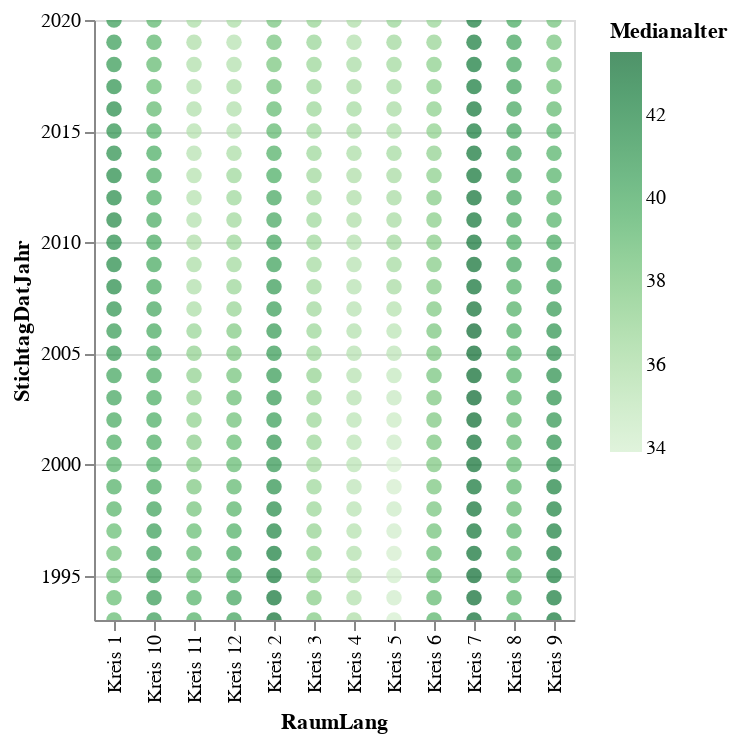

Notebook cell for this chart:
### Code cell
alt.Chart(mySelection).mark_circle(size=60).encode(
    x='RaumLang',
    y='StichtagDatJahr',
    #color='AnzNat',
    #color=alt.Color('AnzNat', scale=alt.Scale(scheme='dark2')),
    color=alt.Color('Medianalter', scale=alt.Scale(scheme='greens')),
    tooltip=['RaumLang','StichtagDatJahr','Medianalter']
).interactive() # this makes the axes interactive: now you can zoom & pan

### Figure 1 — Vega-Lite specification as saved in the notebook (floating-point values rounded to 4 significant figures; data arrays with more than 128 entries replaced by an {"elided": "..."} marker saying what was removed)
{"config": {"view": {"continuousWidth": 400, "continuousHeight": 300}}, "data": {"name": "data-9640cad05433a07a8d1f2f79d1401087"}, "mark": {"type": "circle", "size": 60}, "encoding": {"color": {"type": "quantitative", "field": "Medianalter", "scale": {"scheme": "greens"}}, "tooltip": [{"type": "nominal", "field": "RaumLang"}, {"type": "temporal", "field": "StichtagDatJahr"}, {"type": "quantitative", "field": "Medianalter"}], "x": {"type": "nominal", "field": "RaumLang"}, "y": {"type": "temporal", "field": "StichtagDatJahr"}}, "selection": {"selector010": {"type": "interval", "bind": "scales", "encodings": ["x", "y"]}}, "$schema": "https://vega.github.io/schema/vega-lite/v4.8.1.json", "datasets": {"data-9640cad05433a07a8d1f2f79d1401087": {"elided": "336 records"}}}
